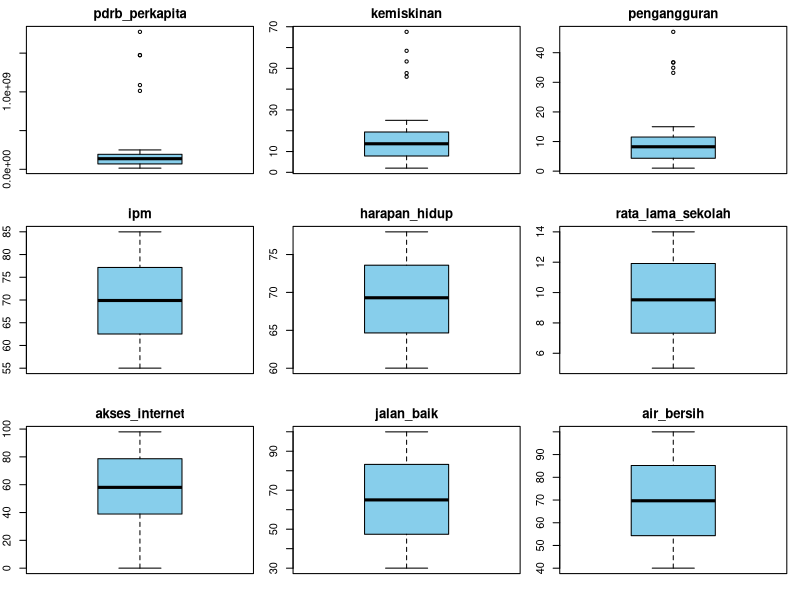
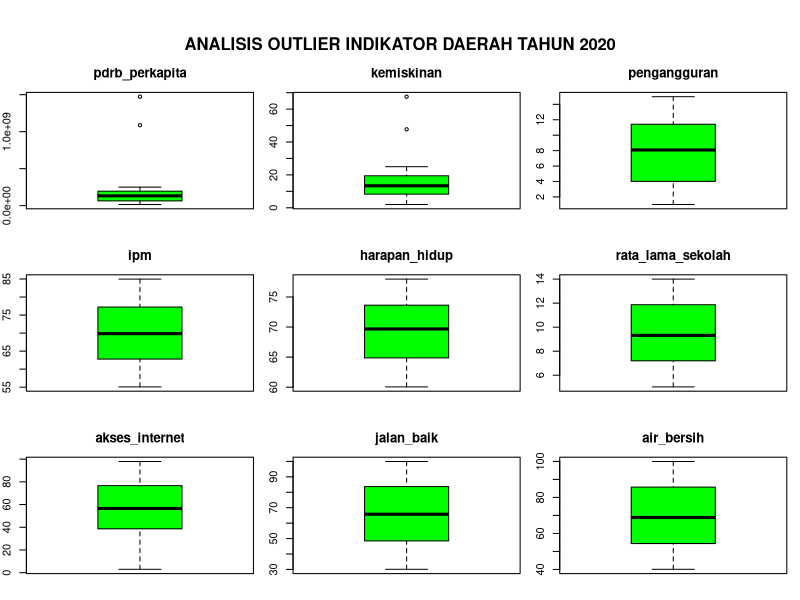
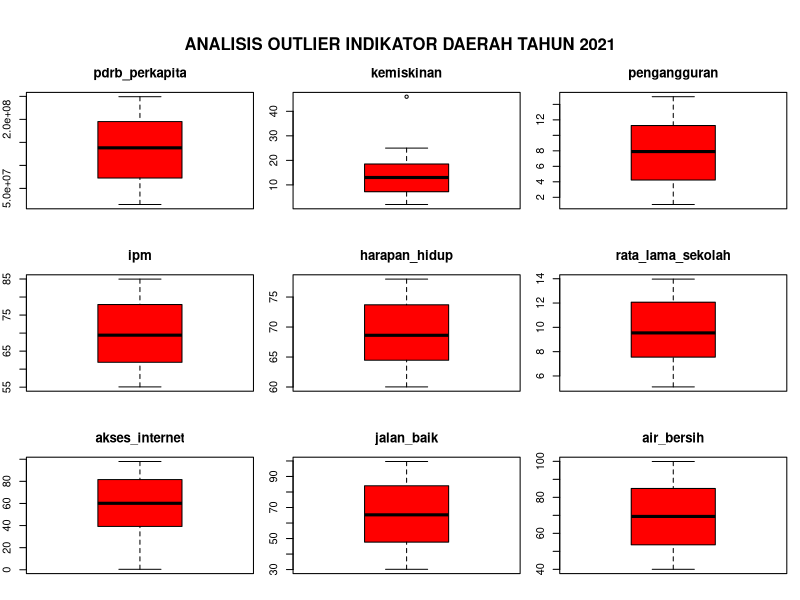
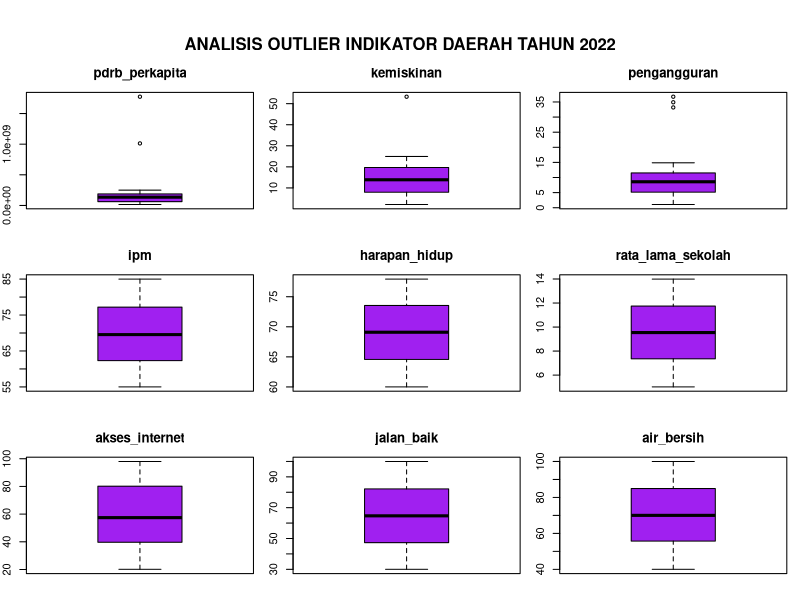
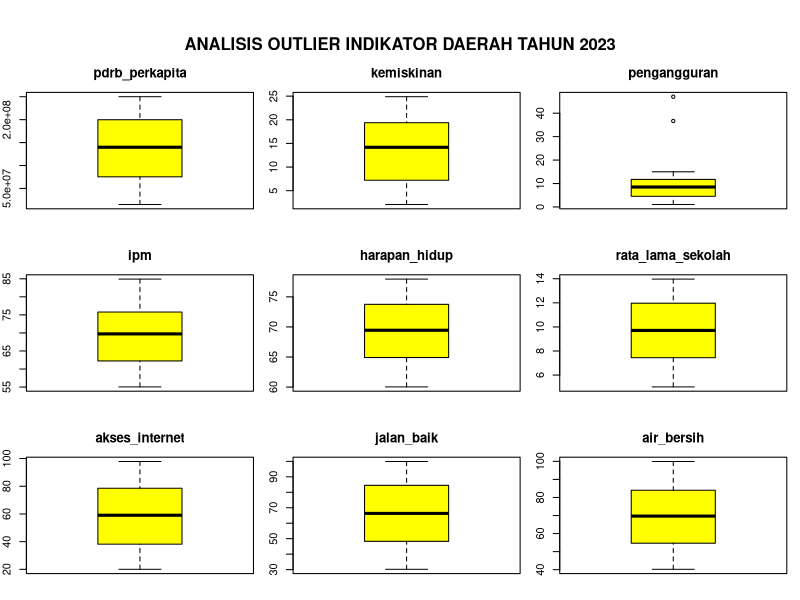
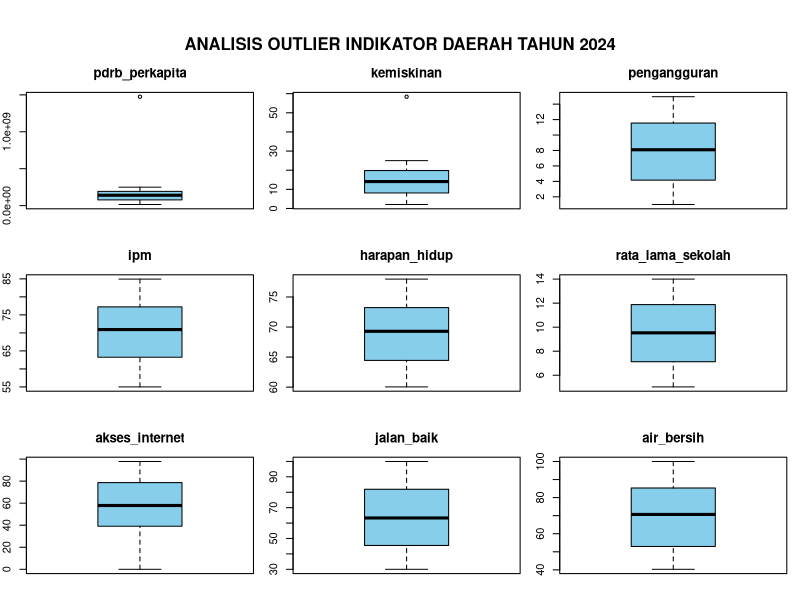

R code for these plots, in order:
# Analisis oulier
# Outlier -> data yang aneh/berbeda dari rata rata data(q1-q3)
# Jadi Analisis outlier berfungsi untuk mendeteksi apakah ada data yang "anomali" / berbeda sendiri
# Nah fungsinya agar kita bisa memutuskan apakah datanya mau dibuang, diperbaiki atau harus diselidiki lagi

# Dampak outlier terhadap analisis statistik 
# 1. merusak nilai rata-rata -> misalkan ada 5 orang, 
# orang 1 bawa 4 buah, orang 2 5 buah, orang 3 5 buah, orang 4 4 buah. orang 5 100 buah
# nah orang kelima ini ngebuat rata-ratanya jadi 20an padahal kenyataannya harusnya 4-5 doang dia sendiri yang kejauhan/anomali 
# 2. mengganggu nilai standar deviasi
# standar deviasi itu mengukur penyebaran data, kalau ada outlier berarti datanya keliatan sangat renggang
# statistiknya akan menganggap datanya tidak stabil/tidak konsisten.

data <- read.csv(
  "Dataset/pembangunan_wilayah_missing_outlier.csv"
)
library(dplyr)
#===============================================
# BOXPLOT & IQR
#===============================================
# memilih data yang ingin ditampilkan (numeric aja)
# fungsi iqr 
hitung_iqr <- function(data_kolom, nama_variabel) {
  # Q1, Q3, dan IQR
  q1 <- quantile(data_kolom, 0.25, na.rm = TRUE)
  q3 <- quantile(data_kolom, 0.75, na.rm = TRUE)
  iqr_value <- q3 - q1
  
  # batas atas dan bawah
  batas_bawah <- q1 - (1.5 * iqr_value)
  batas_atas <- q3 + (1.5 * iqr_value)
  
  # jumlah outlier
  jumlah_outlier_atas <- sum(data_kolom > batas_atas, na.rm = TRUE)
  jumlah_outlier_bawah <- sum(data_kolom < batas_bawah, na.rm = TRUE)
  
  # Cetak Hasilnya
  cat("=== ANALISIS IQR:", nama_variabel, "===\n")
  cat("Kuartil 1 (Q1)       :", q1, "\n")
  cat("Kuartil 3 (Q3)       :", q3, "\n")
  cat("Nilai IQR            :", iqr_value, "\n")
  cat("Batas Normal Bawah   :", batas_bawah, "\n")
  cat("Batas Normal Atas    :", batas_atas, "\n")
  cat("Jumlah Outlier Atas  :", jumlah_outlier_atas, "data\n")
  cat("Jumlah Outlier Bawah :", jumlah_outlier_bawah, "data\n")
  cat("---------------------------------------------------\n\n")
}
df_indikator <- data %>% 
  select(pdrb_perkapita, kemiskinan, pengangguran, ipm, 
         harapan_hidup, rata_lama_sekolah, akses_internet, jalan_baik, air_bersih)
# bagi menjadi 3 baris 3 kolom
par(mfrow=c(3,3), mar=c(2, 2, 2, 1))

# buat boxplotnya sesuai tipenya masing-masing 
for(i in 1:ncol(df_indikator)) {
  boxplot(df_indikator[[i]], main=colnames(df_indikator)[i], col="skyblue")
}
hitung_iqr(data$pdrb_perkapita, "PDRB PER KAPITA")
hitung_iqr(data$kemiskinan, "KEMISKINAN")
hitung_iqr(data$pengangguran, "PENGANGGURAN")


# Memisahkan dataset utama menjadi 5 dataset mandiri
# data 2020
data_2020 <- data %>% filter(tahun == 2020)  %>% 
  select(pdrb_perkapita, kemiskinan, pengangguran, ipm, 
         harapan_hidup, rata_lama_sekolah, akses_internet, jalan_baik, air_bersih)
par(mfrow = c(3, 3), mar = c(2, 2, 3, 1), oma = c(0, 0, 4, 0))
data_2020$pdrb_perkapita
for(i in 1:ncol(data_2020)) {
  boxplot(data_2020[[i]], main = colnames(data_2020)[i], col = "green")
}
mtext("ANALISIS OUTLIER INDIKATOR DAERAH TAHUN 2020", 
      side = 3,
      outer = TRUE,   
      cex = 1,  
      font = 2)
hitung_iqr(data_2020$pdrb_perkapita, "PDRB PER KAPITA Tahun 2020")
hitung_iqr(data_2020$kemiskinan, "KEMISKINAN Tahun 2020")
hitung_iqr(data_2020$pengangguran, "PENGANGGURAN Tahun 2020")

# data 2021
data_2021 <- data %>% filter(tahun == 2021)  %>% 
  select(pdrb_perkapita, kemiskinan, pengangguran, ipm, 
         harapan_hidup, rata_lama_sekolah, akses_internet, jalan_baik, air_bersih)
par(mfrow = c(3, 3), mar = c(2, 2, 3, 1), oma = c(0, 0, 4, 0))

for(i in 1:ncol(data_2021)) {
  boxplot(data_2021[[i]], main=colnames(data_2021)[i], col="red")
}
mtext("ANALISIS OUTLIER INDIKATOR DAERAH TAHUN 2021", 
      side = 3,
      outer = TRUE,   
      cex = 1,  
      font = 2)
hitung_iqr(data_2021$pdrb_perkapita, "PDRB PER KAPITA Tahun 2021")
hitung_iqr(data_2021$kemiskinan, "KEMISKINAN Tahun 2021")
hitung_iqr(data_2021$pengangguran, "PENGANGGURAN Tahun 2021")

# data 2022
data_2022 <- data %>% filter(tahun == 2022)  %>% 
  select(pdrb_perkapita, kemiskinan, pengangguran, ipm, 
         harapan_hidup, rata_lama_sekolah, akses_internet, jalan_baik, air_bersih)
par(mfrow = c(3, 3), mar = c(2, 2, 3, 1), oma = c(0, 0, 4, 0))
for(i in 1:ncol(data_2022)) {
  boxplot(data_2022[[i]], main=colnames(data_2022)[i], col="purple")
}
mtext("ANALISIS OUTLIER INDIKATOR DAERAH TAHUN 2022", 
      side = 3,
      outer = TRUE,   
      cex = 1,  
      font = 2)
hitung_iqr(data_2022$pdrb_perkapita, "PDRB PER KAPITA Tahun 2022")
hitung_iqr(data_2022$kemiskinan, "KEMISKINAN Tahun 2022")
hitung_iqr(data_2022$pengangguran, "PENGANGGURAN Tahun 2022")

# data 2023
data_2023 <- data %>% filter(tahun == 2023)  %>% 
  select(pdrb_perkapita, kemiskinan, pengangguran, ipm, 
         harapan_hidup, rata_lama_sekolah, akses_internet, jalan_baik, air_bersih)
par(mfrow = c(3, 3), mar = c(2, 2, 3, 1), oma = c(0, 0, 4, 0))
for(i in 1:ncol(data_2023)) {
  boxplot(data_2023[[i]], main=colnames(data_2023)[i], col="yellow")
}
mtext("ANALISIS OUTLIER INDIKATOR DAERAH TAHUN 2023", 
      side = 3,
      outer = TRUE,   
      cex = 1,  
      font = 2)
hitung_iqr(data_2023$pdrb_perkapita, "PDRB PER KAPITA Tahun 2023")
hitung_iqr(data_2023$kemiskinan, "KEMISKINAN Tahun 2023")
hitung_iqr(data_2023$pengangguran, "PENGANGGURAN Tahun 2023")

# data 2024
data_2024 <- data %>% filter(tahun == 2024)  %>% 
  select(pdrb_perkapita, kemiskinan, pengangguran, ipm, 
         harapan_hidup, rata_lama_sekolah, akses_internet, jalan_baik, air_bersih)
par(mfrow = c(3, 3), mar = c(2, 2, 3, 1), oma = c(0, 0, 4, 0))
for(i in 1:ncol(data_2024)) {
  boxplot(data_2024[[i]], main=colnames(data_2024)[i], col="skyblue")
}
mtext("ANALISIS OUTLIER INDIKATOR DAERAH TAHUN 2024", 
      side = 3,
      outer = TRUE,   
      cex = 1,  
      font = 2)
hitung_iqr(data_2024$pdrb_perkapita, "PDRB PER KAPITA Tahun 2024")
hitung_iqr(data_2024$kemiskinan, "KEMISKINAN Tahun 2024")
hitung_iqr(data_2024$pengangguran, "PENGANGGURAN Tahun 2024")
